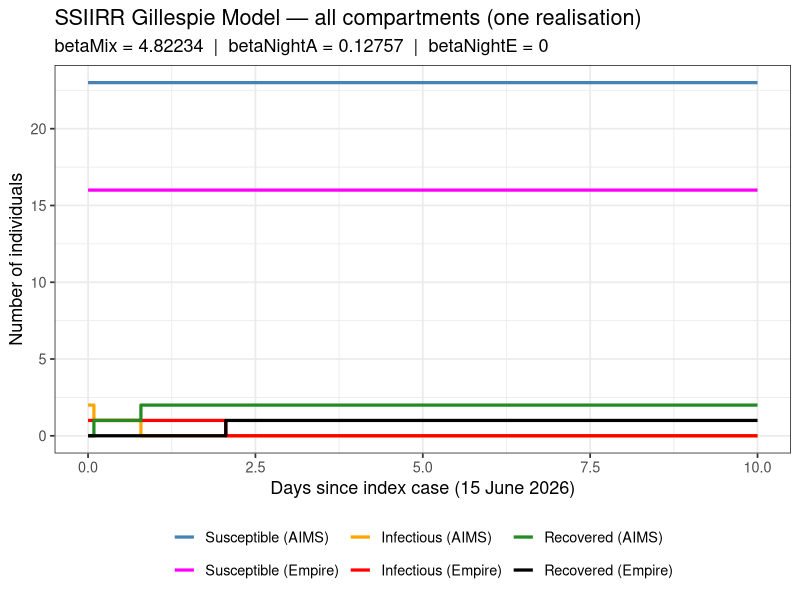
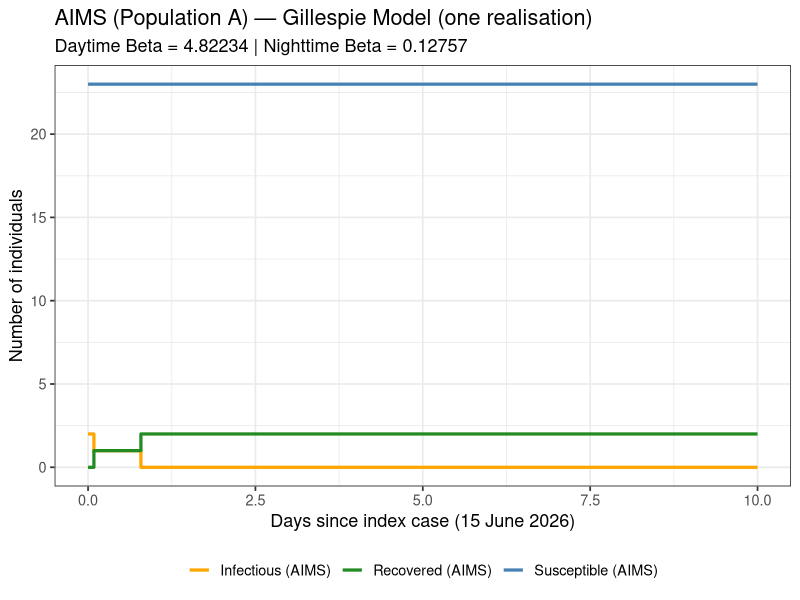
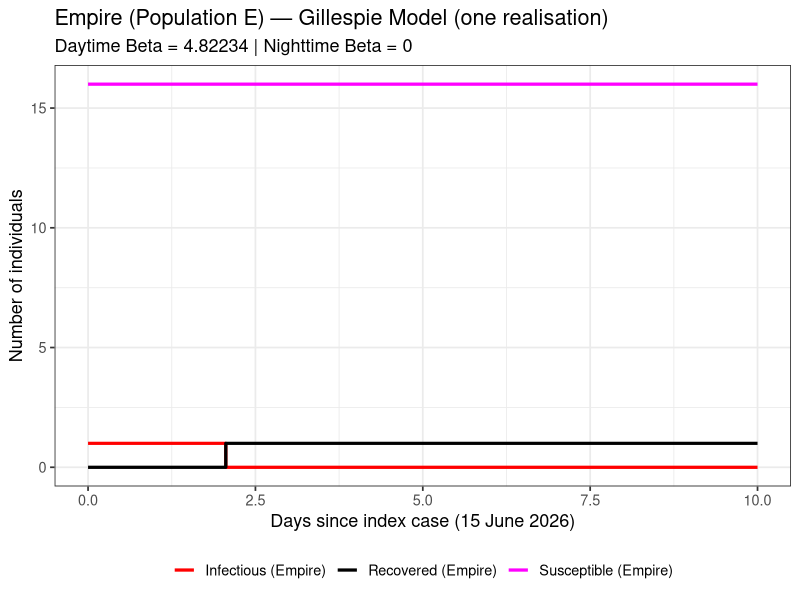
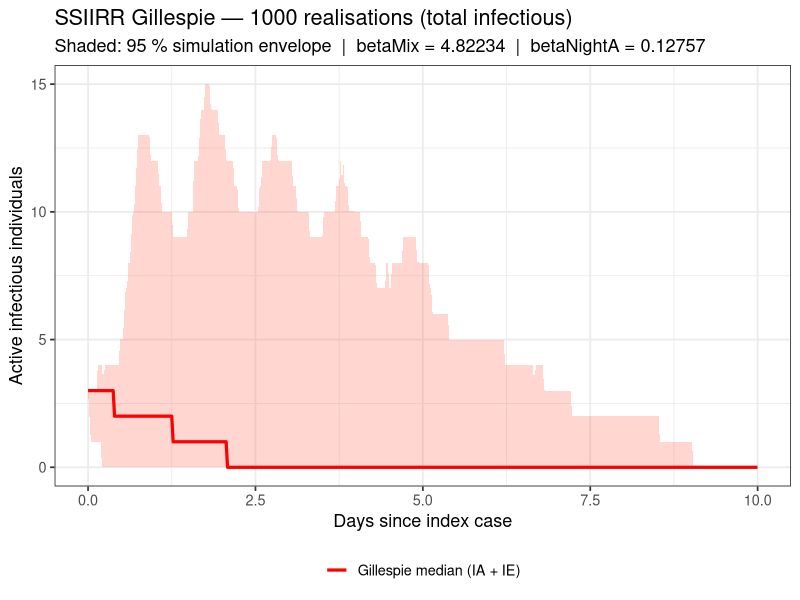
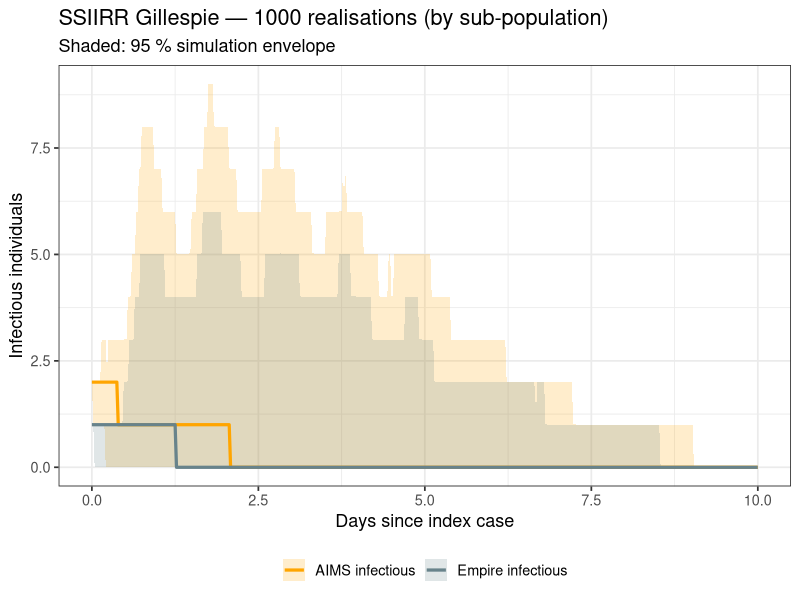

Here is the R script that generated these plots, in order:
# Date    : 22 July 2026
# Authors : Mandita Rakei (original), updated to match SSIIRR deterministic ODE
# Purpose : Gillespie (stochastic) SSIIRR model — two sub-populations (AIMS & Empire)
#           with time-varying (daytime / nighttime) betas

# ---------------------------------------------------------------------------
# Model Description
# ---------------------------------------------------------------------------
# Two sub-populations sharing AIMS during the day:
#   Population A — residents of AIMS     (N_A = 25)
#   Population E — residents of Empire   (N_E = 17)
#
# Compartments: SA, SE, IA, IE, RA, RE
#
# Force of infection mirrors the ODE exactly:
#   DAYTIME   (day_fraction in [0.3328, 0.77071]):
#     inf_mix  = betaMix  * (IA + IE) / N0   <- shared AIMS mixing
#     inf_NA   = 0                             <- no AIMS-only night contact
#     inf_NE   = 0                             <- no Empire-only night contact
#
#   NIGHTTIME (all other hours):
#     inf_mix  = 0
#     inf_NA   = betaNightA * IA / N_A        <- AIMS residents only
#     inf_NE   = betaNightE * IE / N_E        <- Empire residents only
#
# Transitions and rates (exactly matching ODE derivatives):
#   Event               Change                  Rate
#   Infect SA (day)     SA -> IA                (inf_mix) * SA
#   Infect SA (night)   SA -> IA                (inf_NA)  * SA
#   Infect SE (day)     SE -> IE                (inf_mix) * SE
#   Infect SE (night)   SE -> IE                (inf_NE)  * SE
#   Recover IA          IA -> RA                gammaA * IA
#   Recover IE          IE -> RE                gammaE * IE

# ---------------------------------------------------------------------------
# Step 0: Load packages
# ---------------------------------------------------------------------------

library(tidyverse)
library(lubridate)

# ---------------------------------------------------------------------------
# Step 1: Load data and set initial conditions (mirrors ODE script exactly)
# ---------------------------------------------------------------------------

data <- read.csv("MMF-Final+Locations+Doctors.csv", stringsAsFactors = FALSE)

data$Date     <- as.Date(data$Date, format = "%d/%m/%Y")
data$DateTime <- as.POSIXct(paste(data$Date, data$Time),
                            format = "%Y-%m-%d %H:%M:%S")
data$Day      <- as.numeric(data$Date - min(data$Date))

# Location == 1 -> IE (Empire), Location == 0 -> IA (AIMS)
data$Status <- ifelse(data$Location == 1, "IE", "IA")

# Index cases — same logic as ODE script
I0_IE <- sum(data$Location == 1 & data$Infected.by == "Started")
I0_IA <- sum(data$Location == 0 & data$Infected.by == "Started")

# Population sizes — identical to ODE script
N0  <- 42
N_A <- 25
N_E <- 17
S0_A <- N_A - I0_IA
S0_E <- N_E - I0_IE

# Initial state vector — compartment names and order match pop.ssiirr in ODE
y0 <- c(
  SE = S0_E,
  SA = S0_A,
  IA = I0_IA,
  IE = I0_IE,
  RA = 0,
  RE = 0
)

#cat("Initial conditions:\n"); print(y0)

# ---------------------------------------------------------------------------
# Step 2: Parameters — identical to the ODE script
# ---------------------------------------------------------------------------

betaMixprior    <- 4.82234
betaNightAprior <- 0.12757
betaNightEprior <- 0       # Empire has no night-only transmission in the ODE

params <- c(
  betaMix    = betaMixprior,
  betaNightA = betaNightAprior,
  betaNightE = betaNightEprior,
  gammaA     = 1,
  gammaE     = 1,
  N0         = N0,
  N_A        = N_A,
  N_E        = N_E
)

# Daytime window (fraction of day) — matches ODE exactly
DAYTIME_START <- 0.3328
DAYTIME_END   <- 0.77071

#cat("\nParameters:\n"); print(params)

# ---------------------------------------------------------------------------
# Helper: time-of-day betas (replicates the ifelse logic in the ODE)
# ---------------------------------------------------------------------------

#get_betas <- function(t, params) {
#  day_fraction <- t %% 1
#  is_daytime   <- (day_fraction >= DAYTIME_START) & (day_fraction <= DAYTIME_END)
  
#  if (is_daytime) {
#    list(
#      beta_M  = params["betaMix"],
#      beta_NA = 0,
#      beta_NE = 0
#    )
#  } else {
#    list(
#      beta_M  = 0,
#      beta_NA = params["betaNightA"],
#      beta_NE = params["betaNightE"]
#    )
#  }
#}

# ---------------------------------------------------------------------------
# Step 3: Single Gillespie step — six possible events, time-dependent rates
# ---------------------------------------------------------------------------

event_ssiirr <- function(time, SA, SE, IA, IE, RA, RE, params, t_end) {
  with(as.list(params), {
    #day_fraction <- t %% 1
    is_daytime   <- (time >= floor(time) +0.3328) & (time <= floor(time) +0.77071)
    
    # Dynamic betas
    beta_M  <- ifelse(is_daytime, betaMixprior, 0)
    beta_NA <- ifelse(is_daytime, 0, betaNightAprior)
    beta_NE <- ifelse(is_daytime, 0, betaNightEprior)
   # betas   <- get_betas(time, params)
    inf_mix <- beta_M  * (IA + IE) / N0
    inf_NA  <- beta_NA * IA / N_A
    inf_NE  <- beta_NE * IE / N_E
    
    # Six event rates — exactly the terms in the ODE derivatives
    rates <- c(
      infect_A_mix   = inf_mix * SA,          # daytime AIMS infection
      infect_A_night = inf_NA  * SA,           # nighttime AIMS-only infection
      infect_E_mix   = inf_mix * SE,           # daytime Empire infection
      infect_E_night = inf_NE  * SE,           # nighttime Empire-only infection
      recover_A      = gammaA  * IA,
      recover_E      = gammaE  * IE
    )
    
    total_rate <- sum(rates)
    
    new_infection <- 0
    
    if (total_rate == 0) {
      # Epidemic is over — jump to end of simulation
      return(data.frame(
        time = t_end,
        SA = SA, SE = SE, IA = IA, IE = IE, RA = RA, RE = RE,
        new_infection = 0
      ))
    }
    
    # Time to next event (exponential inter-arrival)
    event_time <- time + rexp(1, total_rate)
    
    # Which event fires?
    event_type <- sample(names(rates), 1, prob = rates / total_rate)
    #print(event_type)
    switch(event_type,
           "infect_A_mix"   = { SA <- SA - 1; IA <- IA + 1; new_infection <- 1 },
           "infect_A_night" = { SA <- SA - 1; IA <- IA + 1; new_infection <- 1 },
           "infect_E_mix"   = { SE <- SE - 1; IE <- IE + 1; new_infection <- 1 },
           "infect_E_night" = { SE <- SE - 1; IE <- IE + 1; new_infection <- 1 },
           "recover_A"      = { IA <- IA - 1; RA <- RA + 1 },
           "recover_E"      = { IE <- IE - 1; RE <- RE + 1 }
    )
    
    return(data.frame(
      time = event_time,
      SA = SA, SE = SE, IA = IA, IE = IE, RA = RA, RE = RE,
      new_infection = new_infection
    ))
  })
}

# ---------------------------------------------------------------------------
# Step 4: Full Gillespie simulation from t = 0 to t_end
#         Includes a CI (cumulative incidence) column to mirror ssiirr_CI
# ---------------------------------------------------------------------------

simulate_ssiirr <- function(t_end, y, params) {
  with(as.list(y), {
    
    CI <- 0
    
    ts <- data.frame(
      time = 0,
      SA = SA, SE = SE, IA = IA, IE = IE, RA = RA, RE = RE,
      CI = CI
    )
    current <- ts[1, ]
    
    while (current$time < t_end) {
      
      nxt <- event_ssiirr(
        time = current$time,
        SA   = current$SA,
        SE   = current$SE,
        IA   = current$IA,
        IE   = current$IE,
        RA   = current$RA,
        RE   = current$RE,
        params = params,
        t_end  = t_end
      )
      
      # Stop if next event falls beyond t_end
      if (nxt$time >= t_end) break
      
      CI <- CI + nxt$new_infection
      
      current <- data.frame(
        time = nxt$time,
        SA   = nxt$SA, SE = nxt$SE,
        IA   = nxt$IA, IE = nxt$IE,
        RA   = nxt$RA, RE = nxt$RE,
        CI   = CI
      )
      ts <- rbind(ts, current)
    }
    
    # Final row at exactly t_end for clean downstream indexing
    ts <- rbind(ts, data.frame(
      time = t_end,
      SA   = current$SA, SE = current$SE,
      IA   = current$IA, IE = current$IE,
      RA   = current$RA, RE = current$RE,
      CI   = CI
    ))
    
    return(ts)
  })
}

# ---------------------------------------------------------------------------
# Step 5: Run one realisation
# ---------------------------------------------------------------------------

#set.seed(42)
final_time <- 10     # days — same horizon as the ODE script
ts1 <- simulate_ssiirr(final_time, y0, params)

cat("\nGillespie trajectory (last 6 rows):\n"); print(tail(ts1))

# ---------------------------------------------------------------------------
# Step 6a: Plot all six compartments (mirrors ODE compartment plot)
# ---------------------------------------------------------------------------

ts1_long <- ts1 %>%
  pivot_longer(cols      = c(SA, SE, IA, IE, RA, RE),
               names_to  = "Compartment",
               values_to = "Count") %>%
  mutate(Compartment = factor(Compartment,
                              levels = c("SA", "SE", "IA", "IE", "RA", "RE")))

ggplot(ts1_long, aes(x = time, y = Count, colour = Compartment)) +
  geom_step(linewidth = 1.1) +
  scale_colour_manual(
    values = c(SA = "steelblue", SE = "magenta",
               IA = "orange",   IE = "red",
               RA = "forestgreen", RE = "black"),
    labels = c(SA = "Susceptible (AIMS)",
               SE = "Susceptible (Empire)",
               IA = "Infectious (AIMS)",
               IE = "Infectious (Empire)",
               RA = "Recovered (AIMS)",
               RE = "Recovered (Empire)")
  ) +
  xlab("Days since index case (15 June 2026)") +
  ylab("Number of individuals") +
  ggtitle("SSIIRR Gillespie Model — all compartments (one realisation)",
          subtitle = paste0("betaMix = ", params["betaMix"],
                            "  |  betaNightA = ", params["betaNightA"],
                            "  |  betaNightE = ", params["betaNightE"])) +
  theme_bw(base_size = 13) +
  theme(legend.position = "bottom", legend.title = element_blank())

# ---------------------------------------------------------------------------
# Step 6b: AIMS compartments only (mirrors ODE AIMS plot)
# ---------------------------------------------------------------------------

ts1_long_A <- ts1 %>%
  pivot_longer(cols = c(SA, IA, RA),
               names_to  = "Compartment",
               values_to = "Count")

ggplot(ts1_long_A, aes(x = time, y = Count, colour = Compartment)) +
  geom_step(linewidth = 1.1) +
  scale_colour_manual(
    values = c(SA = "steelblue", IA = "orange", RA = "forestgreen"),
    labels = c(SA = "Susceptible (AIMS)",
               IA = "Infectious (AIMS)",
               RA = "Recovered (AIMS)")
  ) +
  xlab("Days since index case (15 June 2026)") +
  ylab("Number of individuals") +
  ggtitle("AIMS (Population A) — Gillespie Model (one realisation)",
          subtitle = paste0("Daytime Beta = ", params["betaMix"],
                            " | Nighttime Beta = ", params["betaNightA"])) +
  theme_bw(base_size = 13) +
  theme(legend.position = "bottom", legend.title = element_blank())

# ---------------------------------------------------------------------------
# Step 6c: Empire compartments only (mirrors ODE Empire plot)
# ---------------------------------------------------------------------------

ts1_long_E <- ts1 %>%
  pivot_longer(cols = c(SE, IE, RE),
               names_to  = "Compartment",
               values_to = "Count")

ggplot(ts1_long_E, aes(x = time, y = Count, colour = Compartment)) +
  geom_step(linewidth = 1.1) +
  scale_colour_manual(
    values = c(SE = "magenta", IE = "red", RE = "black"),
    labels = c(SE = "Susceptible (Empire)",
               IE = "Infectious (Empire)",
               RE = "Recovered (Empire)")
  ) +
  xlab("Days since index case (15 June 2026)") +
  ylab("Number of individuals") +
  ggtitle("Empire (Population E) — Gillespie Model (one realisation)",
          subtitle = paste0("Daytime Beta = ", params["betaMix"],
                            " | Nighttime Beta = ", params["betaNightE"])) +
  theme_bw(base_size = 13) +
  theme(legend.position = "bottom", legend.title = element_blank())

# ---------------------------------------------------------------------------
# Step 7: Multiple realisations — median + 95 % envelope
# ---------------------------------------------------------------------------

n_sims   <- 1000
time_out <- seq(0, final_time, by = 0.02083)   # ~30-min grid, matches ODE step

# Helper: look up compartment value at each grid point (last-value carry-forward)
get_compartment_at <- function(traj, tgrid, col) {
  sapply(tgrid, function(t) {
    idx <- max(which(traj$time <= t))
    traj[[col]][idx]
  })
}

#set.seed(2024)
sim_list <- lapply(seq_len(n_sims), function(i) {
  traj <- simulate_ssiirr(final_time, y0, params)
  data.frame(
    sim  = i,
    time = time_out,
    SA   = get_compartment_at(traj, time_out, "SA"),
    SE   = get_compartment_at(traj, time_out, "SE"),
    IA   = get_compartment_at(traj, time_out, "IA"),
    IE   = get_compartment_at(traj, time_out, "IE"),
    RA   = get_compartment_at(traj, time_out, "RA"),
    RE   = get_compartment_at(traj, time_out, "RE"),
    CI   = get_compartment_at(traj, time_out, "CI")
  )
})

sim_all <- bind_rows(sim_list)

# Summarise per time point
ensemble <- sim_all %>%
  group_by(time) %>%
  summarise(
    IA_med = median(IA), IA_lo = quantile(IA, 0.025), IA_hi = quantile(IA, 0.975),
    IE_med = median(IE), IE_lo = quantile(IE, 0.025), IE_hi = quantile(IE, 0.975),
    SA_med = median(SA), SA_lo = quantile(SA, 0.025), SA_hi = quantile(SA, 0.975),
    SE_med = median(SE), SE_lo = quantile(SE, 0.025), SE_hi = quantile(SE, 0.975),
    RA_med = median(RA), RA_lo = quantile(RA, 0.025), RA_hi = quantile(RA, 0.975),
    RE_med = median(RE), RE_lo = quantile(RE, 0.025), RE_hi = quantile(RE, 0.975),
    .groups = "drop"
  )

# --- Plot: total infectious (IA + IE) ensemble ---
ggplot(ensemble, aes(x = time)) +
  geom_ribbon(aes(ymin = IA_lo + IE_lo, ymax = IA_hi + IE_hi),
              fill = "tomato", alpha = 0.25) +
  geom_line(aes(y = IA_med + IE_med, colour = "Gillespie median (IA + IE)"),
            linewidth = 1.1) +
  scale_colour_manual(values = c("Gillespie median (IA + IE)" = "red")) +
  xlab("Days since index case") +
  ylab("Active infectious individuals") +
  ggtitle(
    paste0("SSIIRR Gillespie — ", n_sims, " realisations (total infectious)"),
    subtitle = paste0("Shaded: 95 % simulation envelope  |  ",
                      "betaMix = ", params["betaMix"],
                      "  |  betaNightA = ", params["betaNightA"])
  ) +
  theme_bw(base_size = 13) +
  theme(legend.position = "bottom", legend.title = element_blank())

# --- Plot: AIMS vs Empire infectious separately ---
ensemble_long <- ensemble %>%
  select(time, IA_med, IE_med, IA_lo, IE_lo, IA_hi, IE_hi) %>%
  pivot_longer(
    cols      = -time,
    names_to  = c("Compartment", ".value"),
    names_sep = "_"
  )

ggplot(ensemble_long, aes(x = time, colour = Compartment, fill = Compartment)) +
  geom_ribbon(aes(ymin = lo, ymax = hi), alpha = 0.2, colour = NA) +
  geom_line(aes(y = med), linewidth = 1.1) +
  scale_colour_manual(values = c(IA = "orange", IE = "lightblue4"),
                      labels = c(IA = "AIMS infectious",
                                 IE = "Empire infectious")) +
  scale_fill_manual(values   = c(IA = "orange", IE = "lightblue4"),
                    labels   = c(IA = "AIMS infectious",
                                 IE = "Empire infectious")) +
  xlab("Days since index case") +
  ylab("Infectious individuals") +
  ggtitle(
    paste0("SSIIRR Gillespie — ", n_sims, " realisations (by sub-population)"),
    subtitle = "Shaded: 95 % simulation envelope"
  ) +
  theme_bw(base_size = 13) +
  theme(legend.position = "bottom", legend.title = element_blank())
